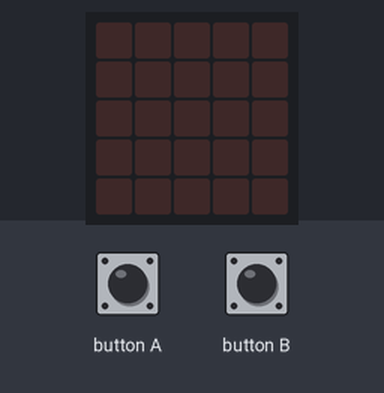
Bench run of a program on a simulated BBC micro:bit (MakeCode). On the bench: the board's 5×5 LED display. The test bench sets the inputs (shaded band). Random numbers come from a fixed seed.

Above: at 1.2 s.
1.3 s: button B pressed for 0.15 s
At 1.67 s:
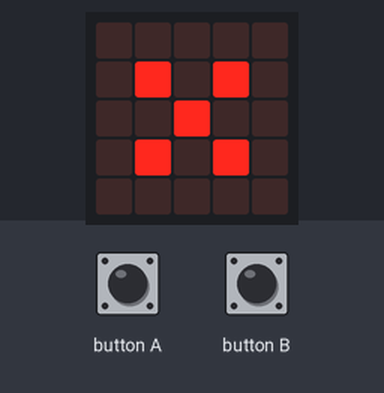
At 2.12 s:
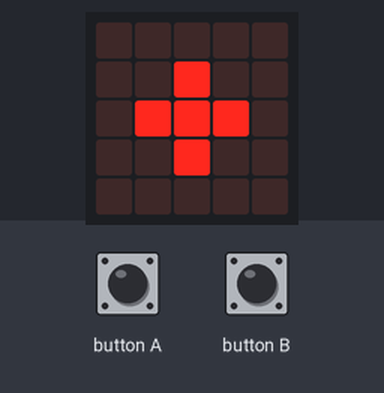
4.3 s: button A pressed for 0.15 s
At 5.0 s:
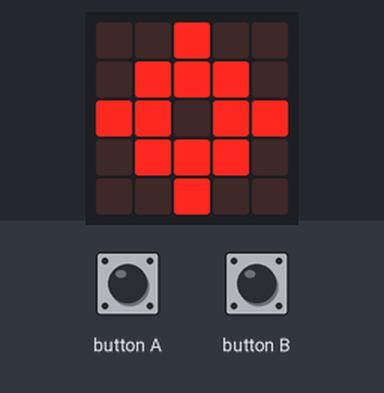
Timing chart, 0 to 7.3 s (numbered marks = the images above; inputs shaded):
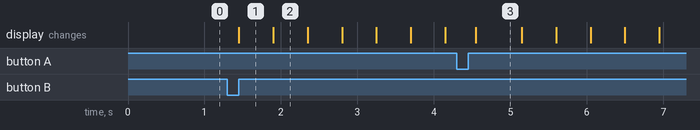

Measured:
- after the input at 1.3 s, the display: changes after 0.15 s (image 1)
- what the display in image 1 shows lasts 0.4 s, from 1.5 s to 1.9 s
- what the display in image 3 shows lasts 0.6 s, from 4.6 s to 5.2 s

The program:

main.ts
```typescript
let timer = 0
input.onButtonPressed(Button.A, function () {
    led.setBrightness(255)
    timer = randint(5, 15)
    basic.showIcon(IconNames.Target)
    while (timer > 0) {
        timer += -1
        basic.pause(1000)
    }
    basic.showIcon(IconNames.Skull)
})
input.onButtonPressed(Button.B, function () {
    for (let index = 0; index < 10; index++) {
        basic.showLeds(`
            . . . . .
            . # . # .
            . . # . .
            . # . # .
            . . . . .
            `)
        basic.pause(50)
        basic.showLeds(`
            . . . . .
            . . # . .
            . # # # .
            . . # . .
            . . . . .
            `)
        basic.pause(50)
        basic.showLeds(`
            # . . . #
            . # . # .
            . . # . .
            . # . # .
            # . . . #
            `)
        basic.pause(50)
        basic.showLeds(`
            . . # . .
            . . # . .
            # # # # #
            . . # . .
            . . # . .
            `)
        basic.pause(50)
        basic.showLeds(`
            # . # . #
            . # # # .
            . . # . .
            . # . # .
            # . . . #
            `)
        basic.pause(50)
        basic.showLeds(`
            . . # . .
            # # # # #
            . . # . .
            . # . # .
            . # . # .
            `)
        basic.pause(50)
        basic.showLeds(`
            # . # . #
            . # # # .
            . . # . .
            . # . # .
            # . . . #
            `)
        basic.pause(50)
    }
})
```

test.ts
```typescript
// tests go here; this will not be compiled when this package is used as an extension.
```
